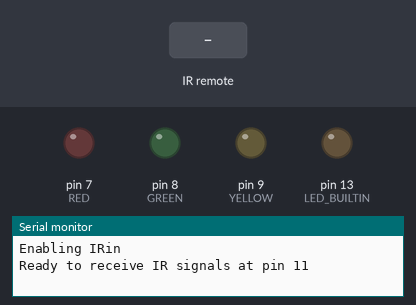
Bench run of a sketch on a simulated Arduino Uno, built with avr-gcc and run on an emulated ATmega328P. On the bench: output pins drawn as LEDs (lit = HIGH), the last lines printed to the serial monitor. The test bench sets the inputs (shaded band).

Above: at 1.2 s.
1.3 s: infrared code 0xFF6897 received
At 2.2 s:
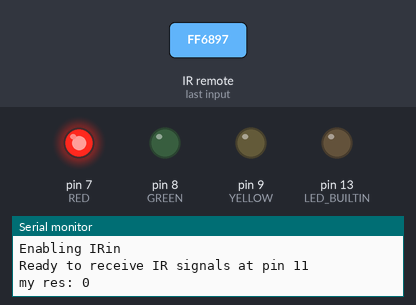
2.8 s: infrared code 0xFF30CF received
At 3.4 s:
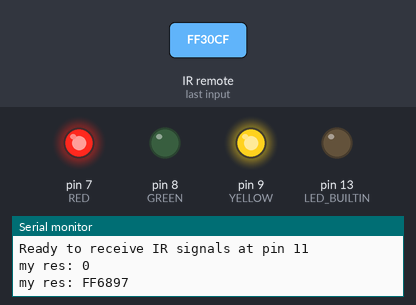
4.3 s: infrared code 0xFF18E7 received
At 5.5 s:
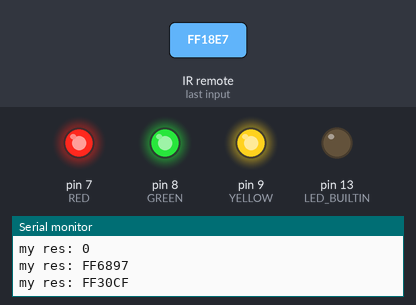
5.8 s: infrared code 0xFF6897 received
At 6.9 s:
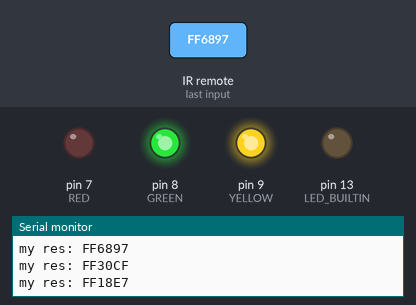
7.3 s: infrared code 0xFF30CF received
At 8.0 s:
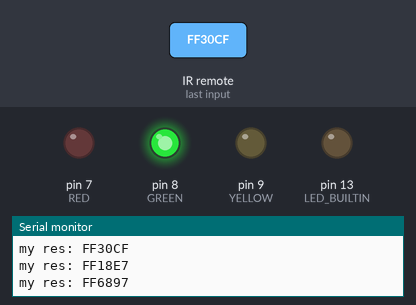
Timing chart, 0 to 9.8 s (numbered marks = the images above; inputs shaded):
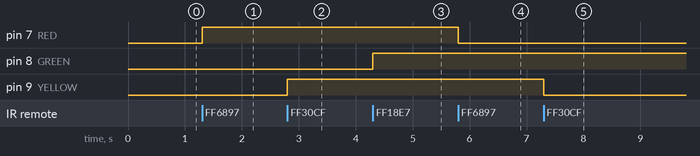

Measured:
- after the input at 1.3 s, pin 7 (RED): LOW → HIGH at once
- after the input at 2.8 s, pin 9 (YELLOW): LOW → HIGH at once
- after the input at 4.3 s, pin 8 (GREEN): LOW → HIGH at once
- after the input at 5.8 s, pin 7 (RED): HIGH → LOW at once
- after the input at 7.3 s, pin 9 (YELLOW): HIGH → LOW at once

The sketch:

IR_lights.ino
```cpp
/*
 * TODO
 * - USE PWM TO INNCREASE OR DECREASE BRIGHTNESS
 * - WRITE LIGHT SEQUENCES
 *
 *
 *
 *
 */


#include <IRremote.h>
#include "keydefinitions.h"

#define IR_SIGNAL_PIN 11
#define RED 7
#define GREEN 8
#define YELLOW 9
#define DEBUG


IRrecv IR(IR_SIGNAL_PIN);
unsigned long res;
void setup() {

  pinMode(LED_BUILTIN,OUTPUT);
  pinMode(RED,OUTPUT);
  pinMode(GREEN,OUTPUT);
  pinMode(YELLOW,OUTPUT);

   IR.enableIRIn();  // Start the receiver
   IR.blink13(true); // Enable feedback LED
#ifdef DEBUG
    Serial.begin(115200);
    Serial.println("Enabling IRin");
    Serial.print(F("Ready to receive IR signals at pin "));
    Serial.println(IR_SIGNAL_PIN);
#endif

}

void loop() {
  if (IR.decode())
  {
#ifdef DEBUG
        IR.printResultShort(&Serial);
        Serial.println();
        Serial.print("my res: ");
        Serial.println(res,HEX);
#endif
       res = IR.results.value;
        switch(res)
        {
          case ZERO:
          digitalWrite(RED,!digitalRead(RED));break;
          case ONE:
          digitalWrite(YELLOW,!digitalRead(YELLOW));break;
          case TWO:
          digitalWrite(GREEN,!digitalRead(GREEN));break;
        }

        IR.resume(); // Receive the next value
    }
}
```

keydefinitions.h
```cpp
/*
KEY DEFINITION OF CAR MP3 KEYPAD WITH NEC PROTOCOL

*/

#define ZERO 0xFF6897
#define ONE 0xFF30CF
#define TWO 0xFF18E7
#define THREE 0xFF7A85
#define FOUR 0xFF10EF
#define FIVE 0xFF38C7
#define SIX 0xFF5AA5
#define SEVEN 0xFF42BD
#define EIGHT 0xFF4AB5
#define NINE 0xFF52AD


#define CH- 0xFFA25D
#define CH 0xFF629D
#define CH+ 0xFFE21D
#define PREV 0xFF22DD
#define NEXT 0xFF02FD
#define PLAY_PAUSE 0xFFC23D
#define VOL_DOWN 0xFFE01F
#define VOL_UP 0xFFA857
#define EQ 0xFF906F
#define ONE_HUNDRED 0xFF9867
#define TWO_HUNDRED 0xFFB04F
```
